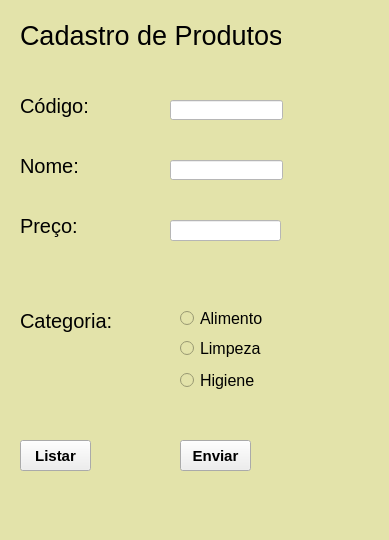
<?xml version="1.0" encoding="UTF-8"?>
<ui version="4.0">
 <class>MainWindow</class>
 <widget class="QMainWindow" name="MainWindow">
  <property name="geometry">
   <rect>
    <x>0</x>
    <y>0</y>
    <width>389</width>
    <height>540</height>
   </rect>
  </property>
  <property name="windowTitle">
   <string>MainWindow</string>
  </property>
  <property name="styleSheet">
   <string notr="true">background-color: rgb(227, 227, 170)
</string>
  </property>
  <widget class="QWidget" name="centralwidget">
   <widget class="QLabel" name="label">
    <property name="geometry">
     <rect>
      <x>20</x>
      <y>10</y>
      <width>261</width>
      <height>51</height>
     </rect>
    </property>
    <property name="font">
     <font>
      <pointsize>20</pointsize>
     </font>
    </property>
    <property name="text">
     <string>Cadastro de Produtos</string>
    </property>
   </widget>
   <widget class="QLabel" name="label_2">
    <property name="geometry">
     <rect>
      <x>20</x>
      <y>90</y>
      <width>71</width>
      <height>31</height>
     </rect>
    </property>
    <property name="font">
     <font>
      <pointsize>15</pointsize>
     </font>
    </property>
    <property name="text">
     <string>Código:</string>
    </property>
   </widget>
   <widget class="QLabel" name="label_3">
    <property name="geometry">
     <rect>
      <x>20</x>
      <y>150</y>
      <width>61</width>
      <height>31</height>
     </rect>
    </property>
    <property name="font">
     <font>
      <pointsize>15</pointsize>
     </font>
    </property>
    <property name="text">
     <string>Nome:</string>
    </property>
   </widget>
   <widget class="QLabel" name="label_4">
    <property name="geometry">
     <rect>
      <x>20</x>
      <y>210</y>
      <width>61</width>
      <height>31</height>
     </rect>
    </property>
    <property name="font">
     <font>
      <pointsize>15</pointsize>
     </font>
    </property>
    <property name="text">
     <string>Preço:</string>
    </property>
   </widget>
   <widget class="QLineEdit" name="lineEdit">
    <property name="geometry">
     <rect>
      <x>170</x>
      <y>100</y>
      <width>113</width>
      <height>20</height>
     </rect>
    </property>
    <property name="styleSheet">
     <string notr="true">background-color: rgb(255, 255, 255);</string>
    </property>
   </widget>
   <widget class="QLineEdit" name="lineEdit_2">
    <property name="geometry">
     <rect>
      <x>170</x>
      <y>160</y>
      <width>113</width>
      <height>20</height>
     </rect>
    </property>
    <property name="styleSheet">
     <string notr="true">background-color: rgb(255, 255, 255);</string>
    </property>
   </widget>
   <widget class="QLineEdit" name="lineEdit_3">
    <property name="geometry">
     <rect>
      <x>170</x>
      <y>220</y>
      <width>111</width>
      <height>21</height>
     </rect>
    </property>
    <property name="styleSheet">
     <string notr="true">background-color: rgb(255, 255, 255);</string>
    </property>
   </widget>
   <widget class="QRadioButton" name="radioButton">
    <property name="geometry">
     <rect>
      <x>180</x>
      <y>310</y>
      <width>82</width>
      <height>17</height>
     </rect>
    </property>
    <property name="font">
     <font>
      <pointsize>12</pointsize>
     </font>
    </property>
    <property name="text">
     <string>Alimentos</string>
    </property>
   </widget>
   <widget class="QRadioButton" name="radioButton_2">
    <property name="geometry">
     <rect>
      <x>180</x>
      <y>340</y>
      <width>82</width>
      <height>17</height>
     </rect>
    </property>
    <property name="font">
     <font>
      <pointsize>12</pointsize>
     </font>
    </property>
    <property name="text">
     <string>Limpeza</string>
    </property>
   </widget>
   <widget class="QRadioButton" name="radioButton_3">
    <property name="geometry">
     <rect>
      <x>180</x>
      <y>370</y>
      <width>81</width>
      <height>21</height>
     </rect>
    </property>
    <property name="font">
     <font>
      <pointsize>12</pointsize>
     </font>
    </property>
    <property name="text">
     <string>Higiene</string>
    </property>
   </widget>
   <widget class="QLabel" name="label_5">
    <property name="geometry">
     <rect>
      <x>20</x>
      <y>300</y>
      <width>91</width>
      <height>41</height>
     </rect>
    </property>
    <property name="font">
     <font>
      <pointsize>15</pointsize>
     </font>
    </property>
    <property name="text">
     <string>Categoria:</string>
    </property>
   </widget>
   <widget class="QPushButton" name="pushButton">
    <property name="geometry">
     <rect>
      <x>180</x>
      <y>440</y>
      <width>71</width>
      <height>31</height>
     </rect>
    </property>
    <property name="font">
     <font>
      <pointsize>11</pointsize>
      <weight>75</weight>
      <bold>true</bold>
     </font>
    </property>
    <property name="styleSheet">
     <string notr="true">background-color: rgb(238, 238, 238);</string>
    </property>
    <property name="text">
     <string>Enviar</string>
    </property>
   </widget>
   <widget class="QPushButton" name="pushButton_2">
    <property name="geometry">
     <rect>
      <x>20</x>
      <y>440</y>
      <width>71</width>
      <height>31</height>
     </rect>
    </property>
    <property name="font">
     <font>
      <pointsize>11</pointsize>
      <weight>75</weight>
      <bold>true</bold>
     </font>
    </property>
    <property name="styleSheet">
     <string notr="true">background-color: rgb(238, 238, 238);
</string>
    </property>
    <property name="text">
     <string>Listar</string>
    </property>
   </widget>
  </widget>
  <widget class="QMenuBar" name="menubar">
   <property name="geometry">
    <rect>
     <x>0</x>
     <y>0</y>
     <width>389</width>
     <height>21</height>
    </rect>
   </property>
  </widget>
  <widget class="QStatusBar" name="statusbar"/>
 </widget>
 <resources/>
 <connections/>
</ui>
